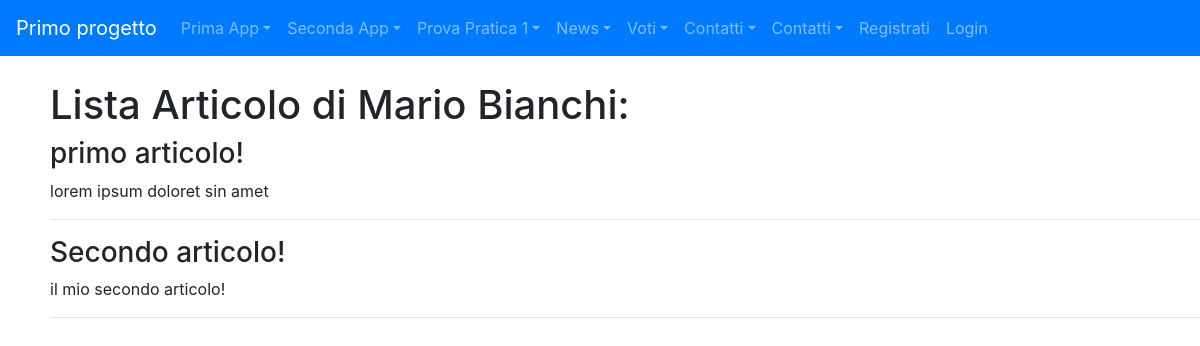
Before: /news/lista_articoli/3 with the older database file.
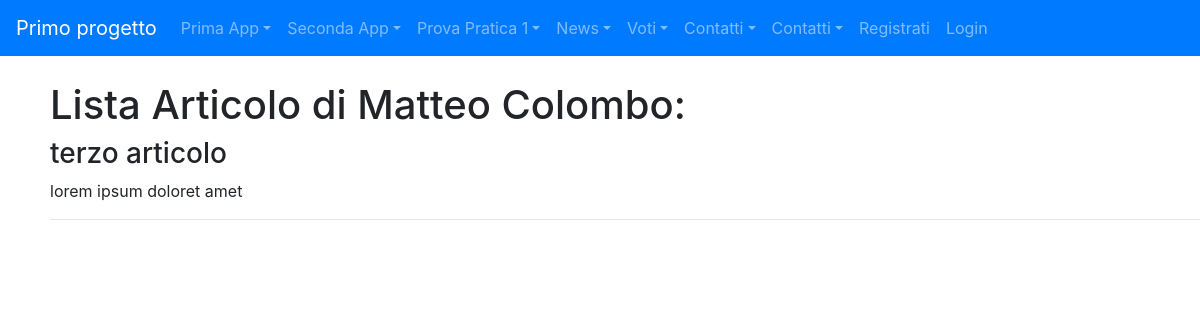
After: the same page with the newer database file.
### news/models.py (models this page shows, shortened)
class Giornalista(models.Model):
    nome=models.CharField(max_length=20)
    cognome=models.CharField(max_length=20)
    anno_di_nascita=models.DateField(blank=True)
    class Meta:
        verbose_name="Giornalista"
        verbose_name_plural="Giornalisti"

class Articolo(models.Model):
    titolo=models.CharField(max_length=100)
    contenuto=models.TextField()
    giornalista=models.ForeignKey(Giornalista, on_delete=models.CASCADE, related_name="articoli")
    data=models.DateField(blank=True)
    visualizzazioni=models.IntegerField(default=0, blank=True)
    class Meta:
        verbose_name="Articolo"
        verbose_name_plural="Articoli"

### news/views.py (the view)
# urls.py: path("lista_articoli", listaArticoli, name="lista_articoli"),
def listaArticoli(request, pk=None):
    if(pk==None):
        articoli = Articolo.objects.all()
        giornalista=None
        is_giornalista=False
    else:
        articoli=Articolo.objects.filter(giornalista_id=pk)
        giornalista=Giornalista.objects.get(pk=pk)
        is_giornalista=True
    context={
        'articoli':articoli,
        'is_giornalista':is_giornalista,
        'giornalista':giornalista
    }
    return render(request, 'lista_articoli.html', context)

### news/templates/news/lista_articoli.html (shortened to what this page needs)
{% extends 'base.html' %}
{% block content %}
  {% if is_giornalista %}
    <h1>Lista Articolo di {{ giornalista.nome }} {{ giornalista.cognome }}:</h1>
    {% for articolo in articoli %}
      <h3>{{ articolo.titolo }}</h3>
      <p>{{ articolo.contenuto }}</p>
      <hr>
    {% endfor %}
  {% endif %}
{% endblock %}

Changed rows visible on the page:
no longer on this page (row edited): Articolo: titolo "primo articolo!", contenuto "lorem ipsum doloret sin amet"
no longer on this page (row edited): Articolo: titolo "Secondo articolo!", contenuto "il mio secondo articolo!"
changed Giornalista: nome "Mario" → "Matteo"; cognome "Bianchi" → "Colombo"
added Articolo: titolo "terzo articolo", contenuto "lorem ipsum doloret amet"
